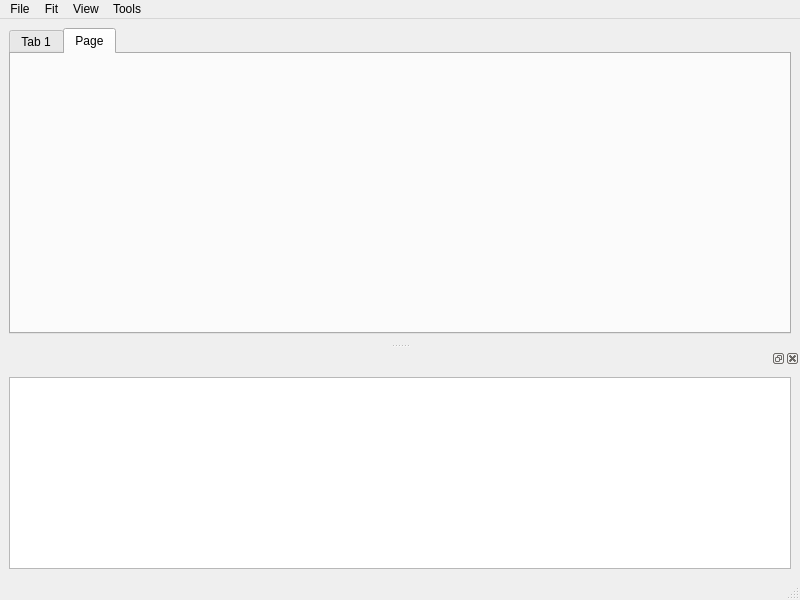
<?xml version="1.0" encoding="UTF-8"?>
<ui version="4.0">
 <class>MainWindow</class>
 <widget class="QMainWindow" name="MainWindow">
  <property name="geometry">
   <rect>
    <x>0</x>
    <y>0</y>
    <width>800</width>
    <height>600</height>
   </rect>
  </property>
  <property name="windowTitle">
   <string>MainWindow</string>
  </property>
  <widget class="QWidget" name="centralwidget">
   <layout class="QGridLayout" name="gridLayout_2">
    <item row="0" column="0">
     <layout class="QGridLayout" name="gridLayout">
      <item row="0" column="0">
       <widget class="QTabWidget" name="tabWidget">
        <property name="currentIndex">
         <number>1</number>
        </property>
        <widget class="QWidget" name="tab">
         <attribute name="title">
          <string>Tab 1</string>
         </attribute>
         <layout class="QGridLayout" name="gridLayout_5">
          <item row="0" column="0">
           <widget class="QGroupBox" name="data_groupBox">
            <property name="title">
             <string/>
            </property>
           </widget>
          </item>
          <item row="0" column="1">
           <widget class="QGroupBox" name="method_groupBox">
            <property name="title">
             <string/>
            </property>
           </widget>
          </item>
          <item row="0" column="2">
           <widget class="QGroupBox" name="autofit_groupBox">
            <property name="title">
             <string/>
            </property>
           </widget>
          </item>
          <item row="1" column="0">
           <widget class="QGroupBox" name="results_groupBox">
            <property name="title">
             <string>Results</string>
            </property>
           </widget>
          </item>
          <item row="1" column="1" colspan="2">
           <widget class="QGroupBox" name="display_groupBox">
            <property name="title">
             <string/>
            </property>
           </widget>
          </item>
         </layout>
        </widget>
        <widget class="QWidget" name="tab_2">
         <attribute name="title">
          <string>Page</string>
         </attribute>
        </widget>
       </widget>
      </item>
     </layout>
    </item>
   </layout>
  </widget>
  <widget class="QMenuBar" name="menubar">
   <property name="geometry">
    <rect>
     <x>0</x>
     <y>0</y>
     <width>800</width>
     <height>26</height>
    </rect>
   </property>
   <widget class="QMenu" name="menuFile">
    <property name="title">
     <string>File</string>
    </property>
    <addaction name="actionClear_Session"/>
    <addaction name="actionLoad_Session"/>
    <addaction name="actionSave_Session"/>
    <addaction name="actionSave_Session_As"/>
    <addaction name="actionGenerate_Code"/>
    <addaction name="actionPrint_to_Figure"/>
    <addaction name="separator"/>
    <addaction name="actionClose_Curve_Fitting"/>
   </widget>
   <widget class="QMenu" name="menuFit">
    <property name="title">
     <string>Fit</string>
    </property>
    <addaction name="actionNew_Fit"/>
    <addaction name="actionOpen_Fit"/>
    <addaction name="actionClose"/>
    <addaction name="actionDelete"/>
    <addaction name="actionDuplicate"/>
    <addaction name="separator"/>
   </widget>
   <widget class="QMenu" name="menuView">
    <property name="title">
     <string>View</string>
    </property>
    <addaction name="actionFit_Settings"/>
    <addaction name="actionFit_Results"/>
    <addaction name="separator"/>
    <addaction name="actionMain_Plot"/>
    <addaction name="actionResidual_Plot"/>
    <addaction name="actionContour_Plot"/>
    <addaction name="separator"/>
    <addaction name="actionTable_of_Fits"/>
   </widget>
   <widget class="QMenu" name="menuTools">
    <property name="title">
     <string>Tools</string>
    </property>
    <addaction name="actionZoom_In"/>
    <addaction name="actionZoom_Out"/>
    <addaction name="actionPan"/>
    <addaction name="actionData_Cursor"/>
    <addaction name="separator"/>
    <addaction name="actionLegend"/>
    <addaction name="actionGrid"/>
    <addaction name="separator"/>
    <addaction name="actionPrediction_Bounds"/>
    <addaction name="separator"/>
    <addaction name="actionAxes_Limits"/>
    <addaction name="actionExclude_By_Rule"/>
   </widget>
   <addaction name="menuFile"/>
   <addaction name="menuFit"/>
   <addaction name="menuView"/>
   <addaction name="menuTools"/>
  </widget>
  <widget class="QStatusBar" name="statusbar"/>
  <widget class="QDockWidget" name="fitTable_dockWidget">
   <attribute name="dockWidgetArea">
    <number>8</number>
   </attribute>
   <widget class="QWidget" name="fitTable_dockWidgetContents">
    <layout class="QGridLayout" name="gridLayout_4">
     <item row="0" column="0">
      <layout class="QGridLayout" name="gridLayout_3">
       <property name="spacing">
        <number>7</number>
       </property>
       <item row="0" column="0">
        <widget class="QTableWidget" name="tableWidget"/>
       </item>
      </layout>
     </item>
    </layout>
   </widget>
  </widget>
  <action name="actionClear_Session">
   <property name="text">
    <string>Clear Session</string>
   </property>
  </action>
  <action name="actionLoad_Session">
   <property name="text">
    <string>Load Session...</string>
   </property>
  </action>
  <action name="actionSave_Session">
   <property name="text">
    <string>Save Session</string>
   </property>
  </action>
  <action name="actionSave_Session_As">
   <property name="text">
    <string>Save Session As...</string>
   </property>
  </action>
  <action name="actionGenerate_Code">
   <property name="text">
    <string>Generate Code</string>
   </property>
  </action>
  <action name="actionPrint_to_Figure">
   <property name="text">
    <string>Print to Figure</string>
   </property>
  </action>
  <action name="actionClose_Curve_Fitting">
   <property name="text">
    <string>Close Curve Fitting</string>
   </property>
  </action>
  <action name="actionNew_Fit">
   <property name="text">
    <string>New Fit</string>
   </property>
  </action>
  <action name="actionOpen_Fit">
   <property name="text">
    <string>Open Fit</string>
   </property>
  </action>
  <action name="actionClose">
   <property name="text">
    <string>Close &quot;&quot;</string>
   </property>
  </action>
  <action name="actionDelete">
   <property name="text">
    <string>Delete &quot;&quot;</string>
   </property>
  </action>
  <action name="actionDuplicate">
   <property name="text">
    <string>Duplicate &quot;&quot;</string>
   </property>
  </action>
  <action name="actionFit_Settings">
   <property name="text">
    <string>Fit Settings</string>
   </property>
  </action>
  <action name="actionFit_Results">
   <property name="text">
    <string>Fit Results</string>
   </property>
  </action>
  <action name="actionMain_Plot">
   <property name="text">
    <string>Main Plot</string>
   </property>
  </action>
  <action name="actionResidual_Plot">
   <property name="text">
    <string>Residual Plot</string>
   </property>
  </action>
  <action name="actionContour_Plot">
   <property name="text">
    <string>Contour Plot</string>
   </property>
  </action>
  <action name="actionTable_of_Fits">
   <property name="text">
    <string>Table of Fits</string>
   </property>
  </action>
  <action name="actionZoom_In">
   <property name="text">
    <string>Zoom In</string>
   </property>
  </action>
  <action name="actionZoom_Out">
   <property name="text">
    <string>Zoom Out</string>
   </property>
  </action>
  <action name="actionPan">
   <property name="text">
    <string>Pan</string>
   </property>
  </action>
  <action name="actionData_Cursor">
   <property name="text">
    <string>Data Cursor</string>
   </property>
  </action>
  <action name="actionLegend">
   <property name="text">
    <string>Legend</string>
   </property>
  </action>
  <action name="actionGrid">
   <property name="text">
    <string>Grid</string>
   </property>
  </action>
  <action name="actionPrediction_Bounds">
   <property name="text">
    <string>Prediction Bounds</string>
   </property>
  </action>
  <action name="actionAxes_Limits">
   <property name="text">
    <string>Axes Limits</string>
   </property>
  </action>
  <action name="actionExclude_By_Rule">
   <property name="text">
    <string>Exclude By Rule</string>
   </property>
  </action>
 </widget>
 <resources/>
 <connections/>
</ui>
